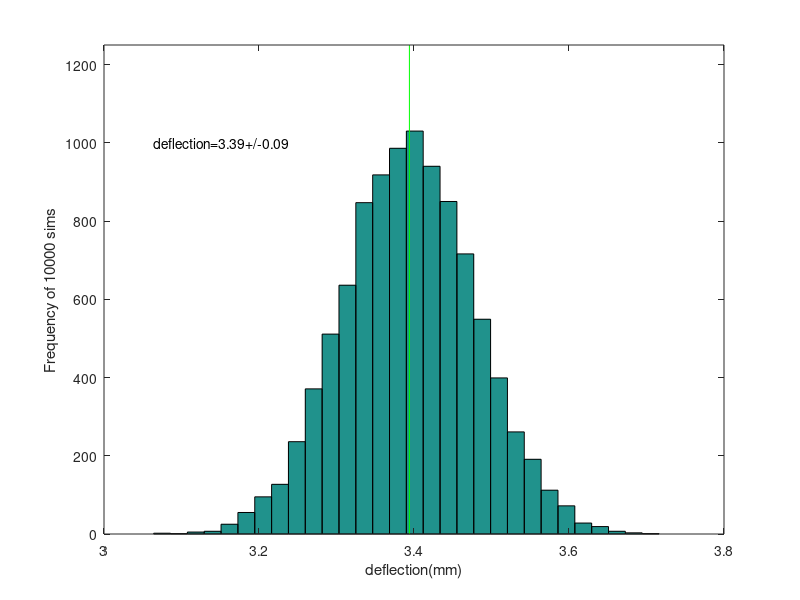

Recreate this plot in MATLAB.
clear,clc,close all

L = 0.1;
D = 0.01;
F = 1000;
E = 200e9;

Number = 10000;

SD_Force = 25;

Force = F + SD_Force*randn(1,Number);

radius = D/2;
secondMomArea = pi*radius^4/4;

deflection = Force.*L.^3./(3.*E.*secondMomArea);
deflection_mm = 1000*deflection;

SD_deflection = std(deflection_mm);
best_est = mean(deflection_mm);

figure
hist(deflection_mm,30)
xlabel('deflection(mm)');ylabel(['Frequency of ',num2str(Number),' sims'])
hold on; plot(best_est*[1 1], [0 Number/8], 'g'); ylim([0 Number/8])
text(min(deflection_mm),Number/10,['deflection=',num2str(best_est,'%1.2f'),'+/-', num2str(SD_deflection,'%1.2f')])
